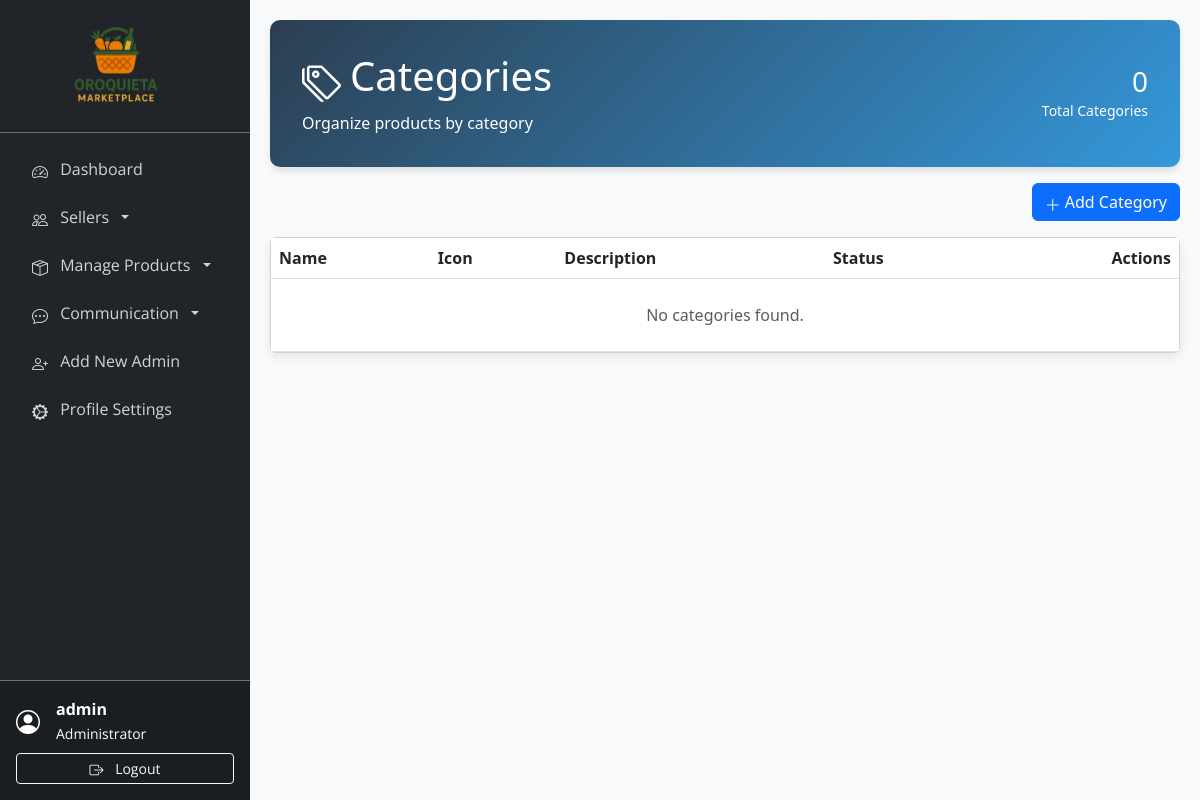
Before: /admin/categories.php (signed in) with the older database file.
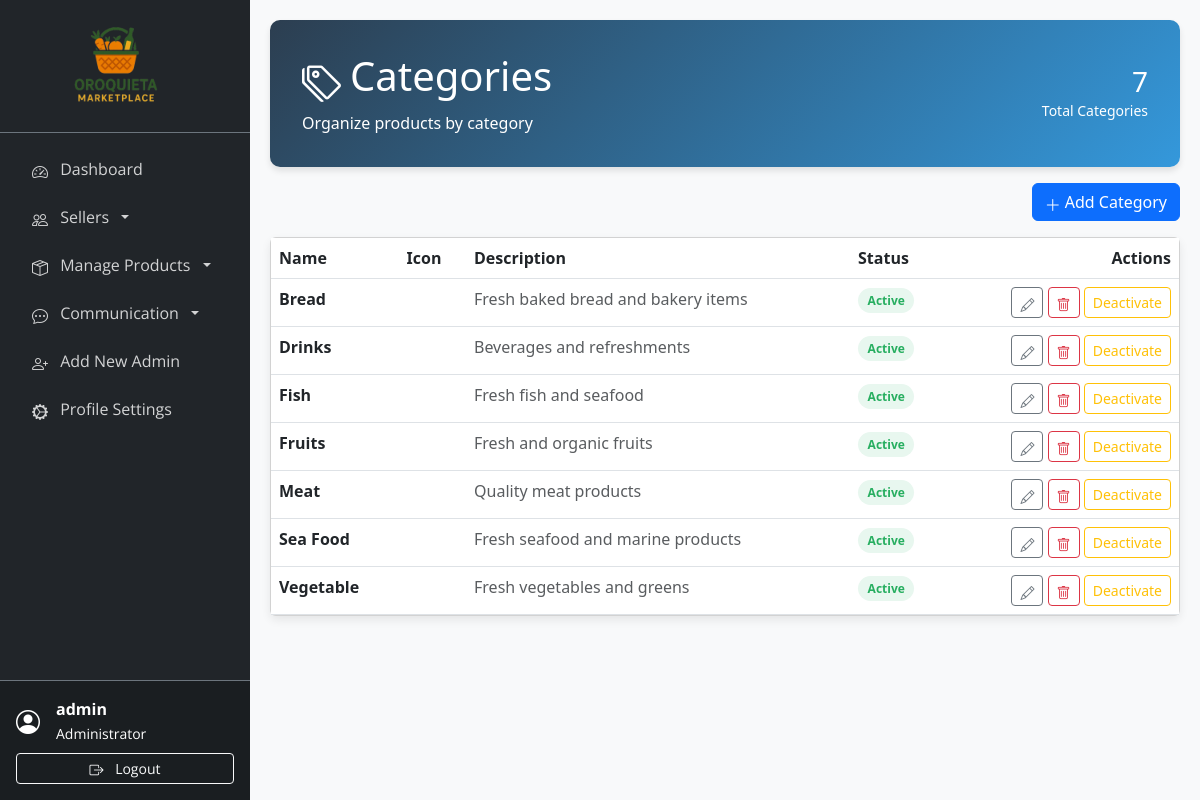
After: the same page with the newer database file.
### tables this page shows
CREATE TABLE `categories` (
  `id` int(11) NOT NULL,
  `name` varchar(100) NOT NULL,
  `icon` varchar(10) DEFAULT NULL COMMENT 'Emoji or icon character',
  `description` text DEFAULT NULL,
  `parent_id` int(11) DEFAULT NULL,
  `image` varchar(255) DEFAULT NULL,
  `is_active` tinyint(1) DEFAULT 1,
  `created_at` timestamp NOT NULL DEFAULT current_timestamp(),
  `updated_at` timestamp NOT NULL DEFAULT current_timestamp() ON UPDATE current_timestamp()
);

### admin/categories.php (the view, shortened to what the changed rows need)
<?php
require_once '../includes/db_connect.php';
$categories = [];
try {
    $stmt = $pdo->query('SELECT * FROM categories ORDER BY name ASC');
    $categories = $stmt->fetchAll(PDO::FETCH_ASSOC);
} catch (Exception $e) {
}
$total_categories = is_array($categories) ? count($categories) : 0;
?>
<!DOCTYPE html>
<html lang="en">
<head>
    <link href="https://cdn.jsdelivr.net/npm/bootstrap@5.3.0/dist/css/bootstrap.min.css" rel="stylesheet">
    <link href="https://cdnjs.cloudflare.com/ajax/libs/font-awesome/6.0.0/css/all.min.css" rel="stylesheet">
    <link href="https://cdn.jsdelivr.net/npm/bootstrap-icons@1.10.0/font/bootstrap-icons.css" rel="stylesheet">
</head>
<body>
    <div class="main-content">
        <div class="page-header">
            <div class="d-flex justify-content-between align-items-center">
                <div>
                    <h1 class="mb-2"><i class="bi bi-tags me-2"></i>Categories</h1>
                </div>
                <div class="text-end">
                    <h3 class="mb-0"><?php echo $total_categories; ?></h3>
                    <small>Total Categories</small>
                </div>
            </div>
        </div>
        <div class="card card-shadow">
            <div class="card-body p-0">
                <div class="table-responsive">
                    <table class="table table-hover mb-0">
                        <thead>
                            <tr>
                                <th>Name</th>
                                <th>Icon</th>
                                <th>Description</th>
                                <th>Status</th>
                                <th class="text-end">Actions</th>
                            </tr>
                        </thead>
                        <tbody>
                            <?php if (!$categories): ?>
                                <tr>
                                    <td colspan="5" class="text-center p-4 text-muted">No categories found.</td>
                                </tr>
                            <?php else:
                                foreach ($categories as $cat): ?>
                                    <tr>
                                        <td class="fw-semibold"><?php echo htmlspecialchars($cat['name']); ?></td>
                                        <td><?php echo htmlspecialchars($cat['icon'] ?? ''); ?></td>
                                        <td class="text-muted" style="max-width:420px">
                                            <?php echo htmlspecialchars($cat['description'] ?? ''); ?>
                                        </td>
                                        <td>
                                            <span
                                                class="status-pill <?php echo $cat['is_active'] ? 'status-on' : 'status-off'; ?>"><?php echo $cat['is_active'] ? 'Active' : 'Inactive'; ?></span>
                                        </td>
                                        <td class="text-end">
                                            <button class="btn btn-sm btn-outline-secondary" data-bs-toggle="modal"
                                                data-bs-target="#editModal" data-id="<?php echo (int) $cat['id']; ?>"
                                                data-name="<?php echo htmlspecialchars($cat['name']); ?>"
                                                data-icon="<?php echo htmlspecialchars($cat['icon'] ?? ''); ?>"
                                                data-description="<?php echo htmlspecialchars($cat['description'] ?? ''); ?>"
                                                data-active="<?php echo (int) $cat['is_active']; ?>">
                                                <i class="bi bi-pencil"></i>
                                            </button>
                                            <form method="post" class="d-inline"
                                                onsubmit="return confirm('Delete this category?')">
                                                <button class="btn btn-sm btn-outline-danger"><i
                                                        class="bi bi-trash"></i></button>
                                            </form>
                                            <form method="post" class="d-inline">
                                                <button
                                                    class="btn btn-sm <?php echo $cat['is_active'] ? 'btn-outline-warning' : 'btn-outline-success'; ?>">
                                                    <?php echo $cat['is_active'] ? 'Deactivate' : 'Activate'; ?>
                                                </button>
                                            </form>
                                        </td>
                                    </tr>
                                <?php endforeach; endif; ?>
                        </tbody>
                    </table>
                </div>
            </div>
        </div>
    </div>
</body>
</html>

Changed rows visible on the page:
added categories: name "Bread", description "Fresh baked bread and bakery items", is_active "Active"
added categories: name "Drinks", description "Beverages and refreshments", is_active "Active"
added categories: name "Fish", description "Fresh fish and seafood", is_active "Active"
added categories: name "Fruits", description "Fresh and organic fruits", is_active "Active"
added categories: name "Meat", description "Quality meat products", is_active "Active"
added categories: name "Sea Food", description "Fresh seafood and marine products", is_active "Active"
added categories: name "Vegetable", description "Fresh vegetables and greens", is_active "Active"
Other visible differences:
$total_categories: "0" → "7"
text no longer shown: "No categories found."
